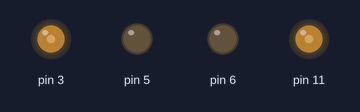
The sketch below on a simulated Arduino Uno, built with avr-gcc and run on an emulated ATmega328P. Parts: output pins drawn as LEDs (lit = HIGH).

Above: at 0.05 s.
At 1.25 s:
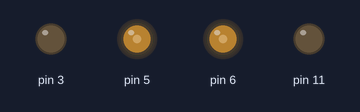
At 2.5 s:
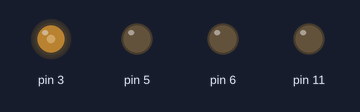
At 3.75 s:
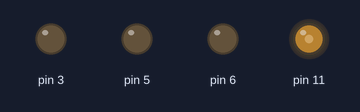
At 5.0 s:
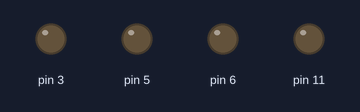
Timing chart, 0 to 6.5 s (numbered marks = the images above):
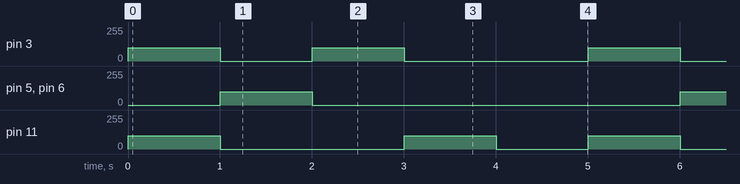

Measured:
- by itself, pin 3: repeats every 5.0 s: 0/255 1.0 s, 100/255 1.0 s, 0/255 2.0 s, 100/255 1.0 s
- by itself, pin 5, pin 6: alternates 100/255 for 1.0 s and 0/255 for 4.0 s
- by itself, pin 11: repeats every 5.0 s: 0/255 2.0 s, 100/255 1.0 s, 0/255 1.0 s, 100/255 1.0 s

The sketch:

L298N.ino
```cpp
#include "L298N.h"

#define IN1 3
#define IN2 5
#define IN3 6
#define IN4 11

L298N motor(IN1, IN2, IN3, IN4);

void setup()
{
  Serial.begin(9600);
  motor.begin();
}

void loop() {
  motor.forward(100);
  delay(1000);
  motor.back(100);
  delay(1000);
  motor.left(100);
  delay(1000);
  motor.right(100);
  delay(1000);
  motor.stop(100);
  delay(1000);

  // motor.set(100,100);
}
```

L298N.cpp
```cpp
#include "L298N.h"

L298N::L298N(int in1, int in2, int in3, int in4) {
  _in1 = in1;
  _in2 = in2;
  _in3 = in3;
  _in4 = in4;
}

void L298N::begin() {
  pinMode(_in1, OUTPUT);
  pinMode(_in2, OUTPUT);
  pinMode(_in3, OUTPUT);
  pinMode(_in4, OUTPUT);
}

void L298N::forward(int speed)
{
  analogWrite(_in1, speed);
  analogWrite(_in2, 0);
  analogWrite(_in3, 0);
  analogWrite(_in4, speed);
}

void L298N::back(int speed)
{
  analogWrite(_in1, 0);
  analogWrite(_in2, speed);
  analogWrite(_in3, speed);
  analogWrite(_in4, 0);
}

void L298N::left(int speed)
{
  analogWrite(_in1, speed);
  analogWrite(_in2, 0);
  analogWrite(_in3, 0);
  analogWrite(_in4, 0);
}

void L298N::right(int speed)
{
  analogWrite(_in1, 0);
  analogWrite(_in2, 0);
  analogWrite(_in3, 0);
  analogWrite(_in4, speed);
}

void L298N::stop(int speed)
{
  analogWrite(_in1, 0);
  analogWrite(_in2, 0);
  analogWrite(_in3, 0);
  analogWrite(_in4, 0);
}

void L298N::set(int leftSpeed, int rightSpeed)
{
  analogWrite(_in1, rightSpeed);
  analogWrite(_in2, 0);
  analogWrite(_in3, 0);
  analogWrite(_in4, leftSpeed);
}
```

L298N.h
```cpp
#ifndef L298N_h
#define L298N_h

#include "Arduino.h"

class L298N {
  public:
    L298N(int in1, int in2, int in3, int in4);
    void begin();
    void forward(int speed);
    void back(int speed);
    void left(int speed);
    void right(int speed);
    void stop(int speed);
    void set(int leftSpeed, int rightSpeed);

  private:
    int _in1;
    int _in2;
    int _in3;
    int _in4;
};

#endif
```
